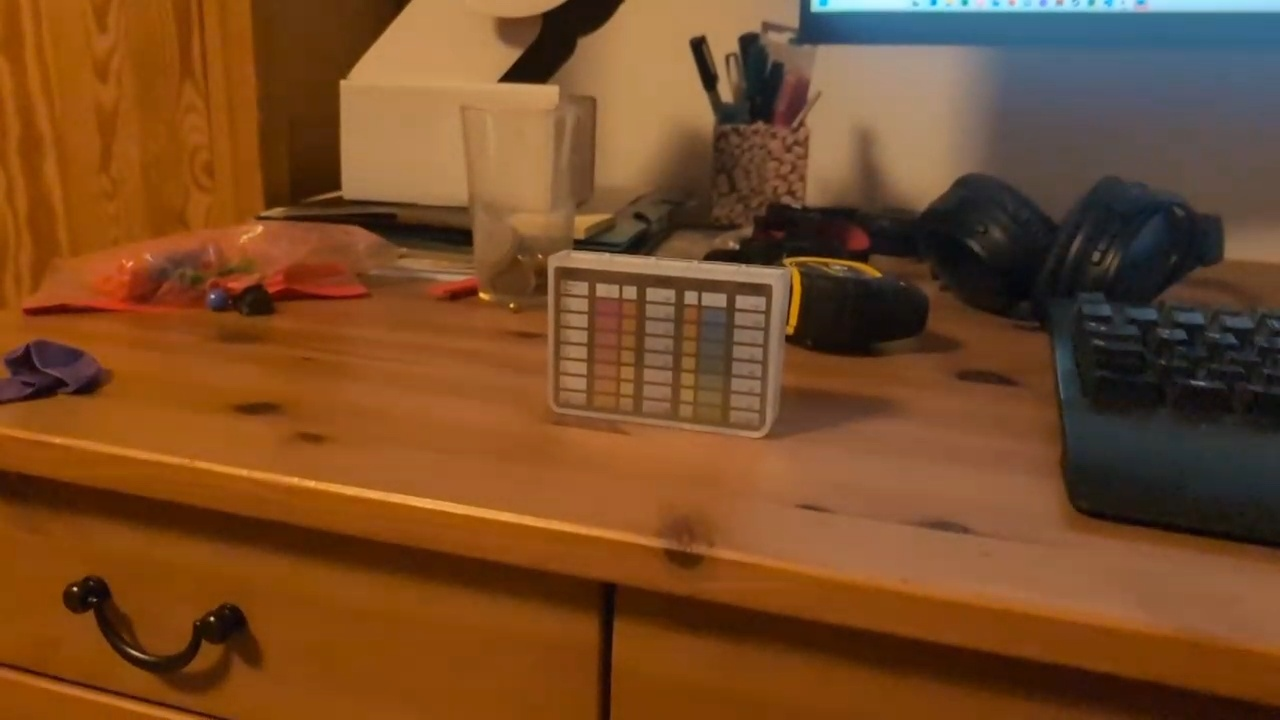
#> input picture raw_001.jpg, 1280 x 720 px, given in place of template02.jpg, which was not available
$ python test_feature_match.py
#> lines starting #> are read from the running program, lines starting #| are printed output that depends on the picture; pictures that were not available may be replaced by others from this repository, and a replacement may not be noted
"""
test_feature_match.py
=====================
Batch-Test: ORB und SIFT Feature-Matching auf allen raw_*.jpg Bildern.
Zeigt wie viele Matches und ob eine Homographie gefunden wird.
"""

import cv2
import numpy as np
import json
import glob

ref     = json.load(open('reference.json', encoding='utf-8'))
#> (reads reference.json from the repository)
ref_img = cv2.imread(ref['image_file'])
#> ref_img is the input picture: shape (720, 1280, 3); mean B, G, R 38, 74.4, 119.1
tmpl    = cv2.cvtColor(ref_img, cv2.COLOR_BGR2GRAY)
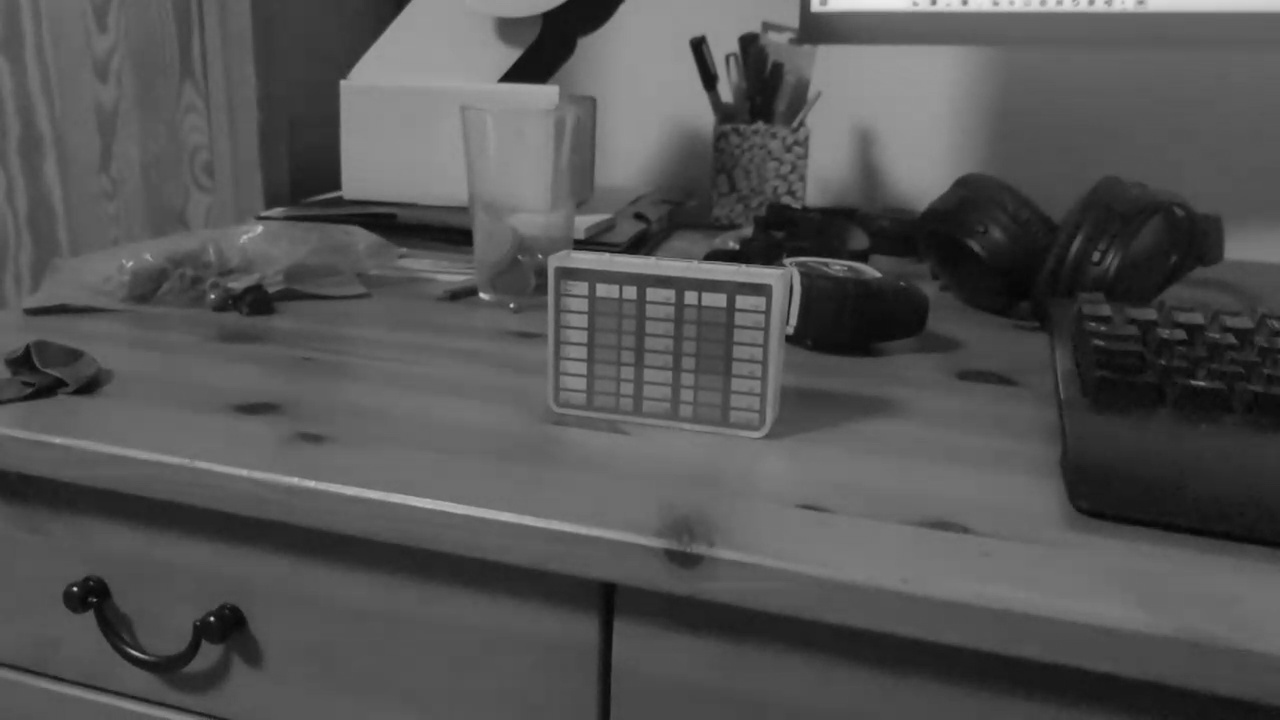
#> tmpl: shape (720, 1280); min 5, max 237, mean 83.6
th, tw  = tmpl.shape[:2]
#> th = 720; tw = 1280
print(f"Template: {tw}x{th}  AR={max(tw,th)/min(tw,th):.2f}")
#| Template: 1280x720  AR=1.78

orb  = cv2.ORB_create(nfeatures=2000)
sift = cv2.SIFT_create(nfeatures=500)

kp_orb,  des_orb  = orb.detectAndCompute(tmpl, None)
#> kp_orb = 1759 keypoints; strongest (x, y, size): (75, 589, 31), (212, 618, 31), (211, 618, 37.2), (74, 588, 37.2)
kp_sift, des_sift = sift.detectAndCompute(tmpl, None)
#> kp_sift = 500 keypoints; strongest (x, y, size): (212, 619, 2.6), (75, 589, 2.6), (699, 46, 13.2), (511, 305, 2.5)
print(f"Template keypoints:  ORB={len(kp_orb)}  SIFT={len(kp_sift)}")
#| Template keypoints:  ORB=1759  SIFT=500
print()

tmpl_corners = np.float32([[0,0],[tw,0],[tw,th],[0,th]])

images = sorted(glob.glob('raw_*.jpg'))

for img_path in images:
    frame = cv2.imread(img_path)
    gray  = cv2.cvtColor(frame, cv2.COLOR_BGR2GRAY)
    fh, fw = gray.shape[:2]
#> fh = 720; fw = 1280

    # ── ORB matches ─────────────────────────────────────────
    kp_s, des_s = orb.detectAndCompute(gray, None)
#> kp_s has the same summary as kp_orb
    orb_matches_all  = 0
    orb_matches_good = 0
    if des_s is not None:
        bf      = cv2.BFMatcher(cv2.NORM_HAMMING, crossCheck=True)
        matches = sorted(bf.match(des_orb, des_s), key=lambda x: x.distance)
#> matches = 1759 matches
        orb_matches_all  = len(matches)
#> orb_matches_all = 1759
        orb_matches_good = sum(1 for m in matches if m.distance < 40)
#> orb_matches_good = 1759

    # ── SIFT matches (on full image) ─────────────────────────
    kp_sf, des_sf = sift.detectAndCompute(gray, None)
#> kp_sf has the same summary as kp_sift
    sift_good = 0
    sift_homo = False
    quad_ok   = False
    if des_sf is not None and des_sift is not None:
        bf2      = cv2.BFMatcher()
        matches2 = bf2.knnMatch(des_sift, des_sf, k=2)
#> matches2 = 500 matches
        good     = [m for m, n in matches2 if m.distance < 0.75 * n.distance]
#> good = 500 matches
        sift_good = len(good)
#> sift_good = 500
        if len(good) >= 4:
            tp = np.float32([kp_sift[m.queryIdx].pt for m in good]).reshape(-1,1,2)
#> tp = 500 rows, first 8: [679.7, 296.3], [26.23, 397.9], [1242, 247.2], [28.98, 390.2], [28.98, 390.2], [1231.2, 338.9], [1201.5, 383.2], [1201.5, 383.2]
            sp = np.float32([kp_sf[m.trainIdx].pt   for m in good]).reshape(-1,1,2)
#> sp has the same summary as tp
            H, mask = cv2.findHomography(tp, sp, cv2.RANSAC, 5.0)
#> H = [[1, 5.88e-16, -8.25e-13], [5.47e-18, 1, -1.8e-13], [-2.38e-19, 1.88e-19, 1]]; mask = 500 values from 1 to 1
            if H is not None:
                sift_homo = True
                corners = cv2.perspectiveTransform(tmpl_corners.reshape(1,-1,2), H).reshape(4,2)
#> corners = [[-8.25e-13, -1.8e-13], [1280, -1.73e-13], [1280, 720], [-4.02e-13, 720]]
                rbox = cv2.minAreaRect(corners.astype(np.float32))
#> rbox = ((640, 360), (1280, 720), -3.37e-14)
                rw, rh = rbox[1]
#> rw = 1280; rh = 720
                area_frac = (rw * rh) / (fw * fh) * 100
#> area_frac = 100
                quad_ok = min(rw,rh) >= 20
#> quad_ok = True
                print(f"{img_path}  ORB_all={orb_matches_all:4d} good<40={orb_matches_good:3d}"
                      f"  SIFT_good={sift_good:3d}  homo={'YES' if sift_homo else 'NO '}"
                      f"  size={rw:.0f}x{rh:.0f}px ({area_frac:.1f}%)  quad={'OK' if quad_ok else 'BAD'}")
#| raw_001.jpg  ORB_all=1759 good<40=1759  SIFT_good=500  homo=YES  size=1280x720px (100.0%)  quad=OK
                continue

    print(f"{img_path}  ORB_all={orb_matches_all:4d} good<40={orb_matches_good:3d}"
          f"  SIFT_good={sift_good:3d}  homo={'YES' if sift_homo else 'NO '}")
#> pass 2 of the loop `for img_path in images:`:
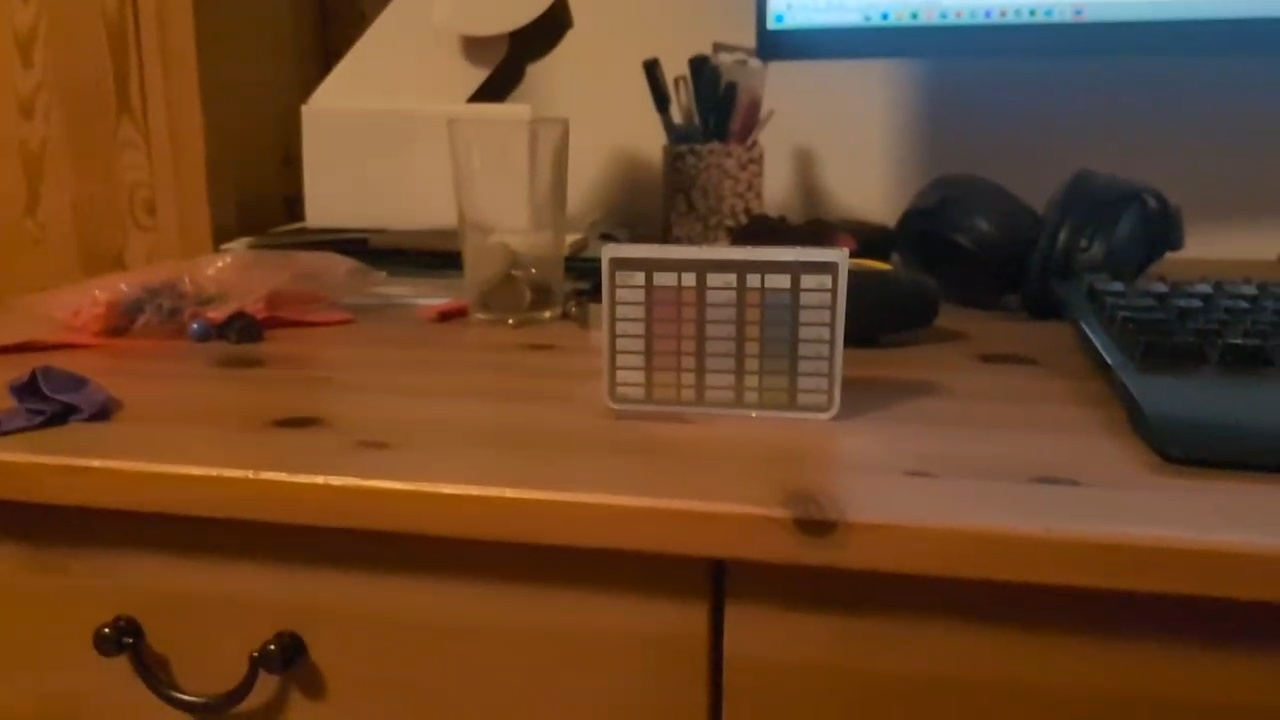
#> input picture raw_002.jpg, 1280 x 720 px
#> frame is the input picture: shape (720, 1280, 3); mean B, G, R 39.2, 68.6, 106.3
#> `gray  = cv2.cvtColor(frame, cv2.COLOR_BGR2GRAY)`:
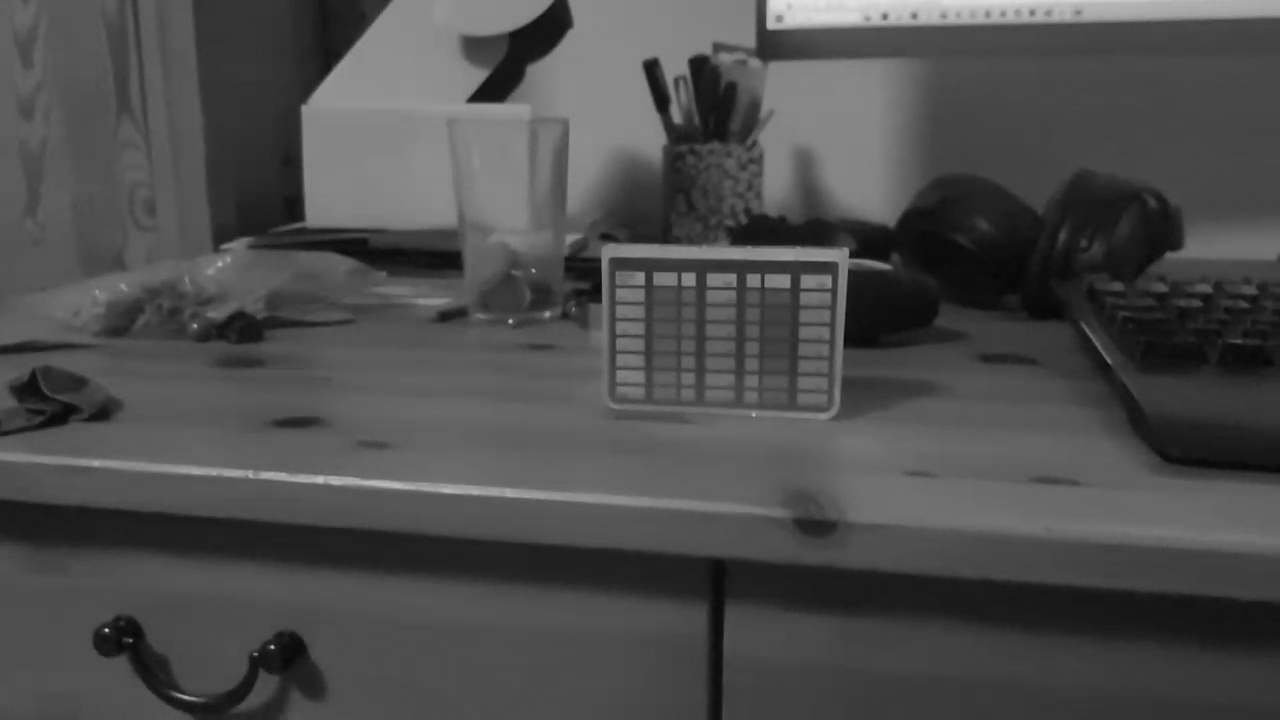
#> gray: shape (720, 1280); min 6, max 227, mean 76.5
#> kp_s = 1169 keypoints; strongest (x, y, size): (107, 630, 31), (272, 647, 31), (107, 629, 44.6), (510, 321, 31)
#> matches = 502 matches
#> orb_matches_all = 502
#> orb_matches_good = 240
#> kp_sf = 445 keypoints; strongest (x, y, size): (106, 630, 2.5), (272, 647, 2.5), (510, 321, 2.6), (652, 69, 13.5)
#> good = 144 matches
#> sift_good = 144
#> tp = 144 rows, first 8: [679.7, 296.3], [28.98, 390.2], [28.98, 390.2], [44.38, 374.9], [49.18, 388.9], [57.46, 440.1], [74.9, 588.7], [94.58, 599.8]
#> sp = 144 rows, first 8: [741.3, 280.2], [39.03, 418.9], [39.03, 418.9], [51.43, 403.2], [61.3, 415.5], [95.9, 463], [106.5, 629.9], [130.7, 640.4]
#> H = [[1.28, 0.186, -85.15], [-0.0368, 1.25, -31.24], [0.000113, 0.000181, 1]]; mask = 144 values, max 1 at index 0, min 0 at index 1, mean 0.243
#> corners = [[-85.15, -31.24], [1353.6, -68.47], [1320.2, 647.4], [42.96, 771.7]]
#> rbox = ((644.6, 353), (1439.2, 806), -1.48)
#> rw = 1439.2; rh = 806
#> area_frac = 125.9
#| raw_002.jpg  ORB_all= 502 good<40=240  SIFT_good=144  homo=YES  size=1439x806px (125.9%)  quad=OK
#> pass 3 of the loop `for img_path in images:`:
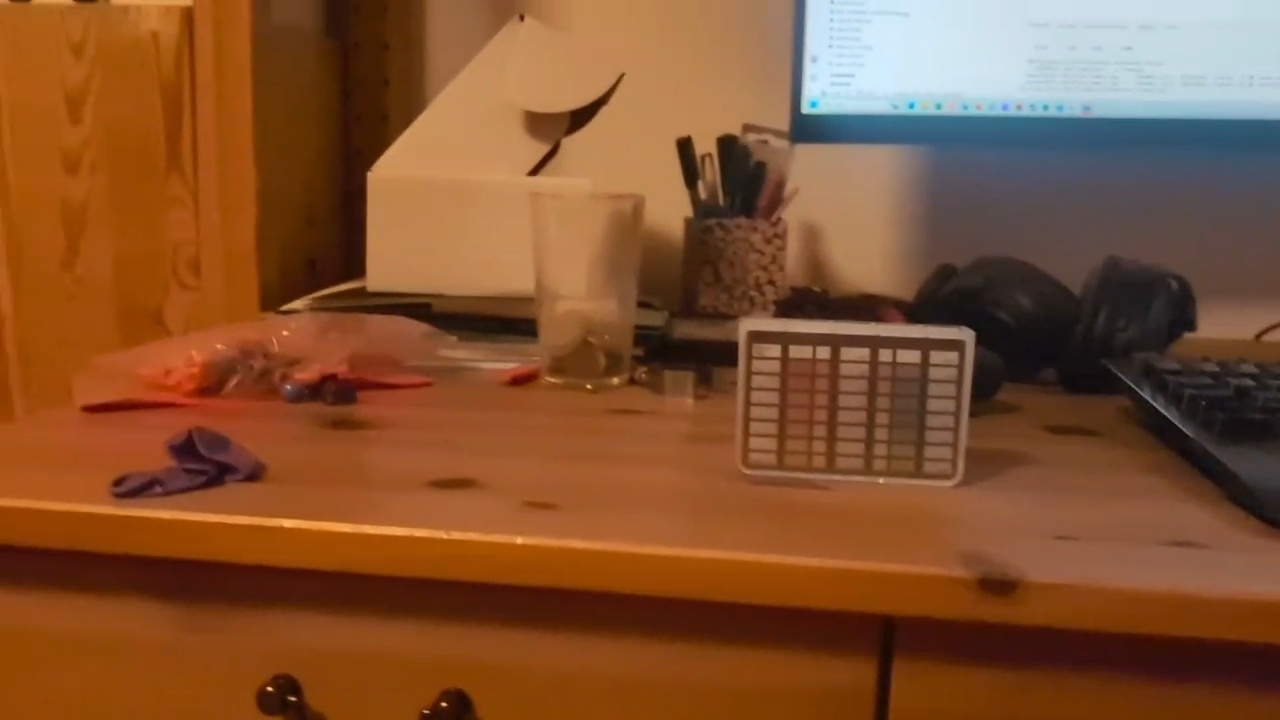
#> input picture raw_003.jpg, 1280 x 720 px
#> frame is the input picture: shape (720, 1280, 3); mean B, G, R 48.3, 82.2, 131.3
#> `gray  = cv2.cvtColor(frame, cv2.COLOR_BGR2GRAY)`:
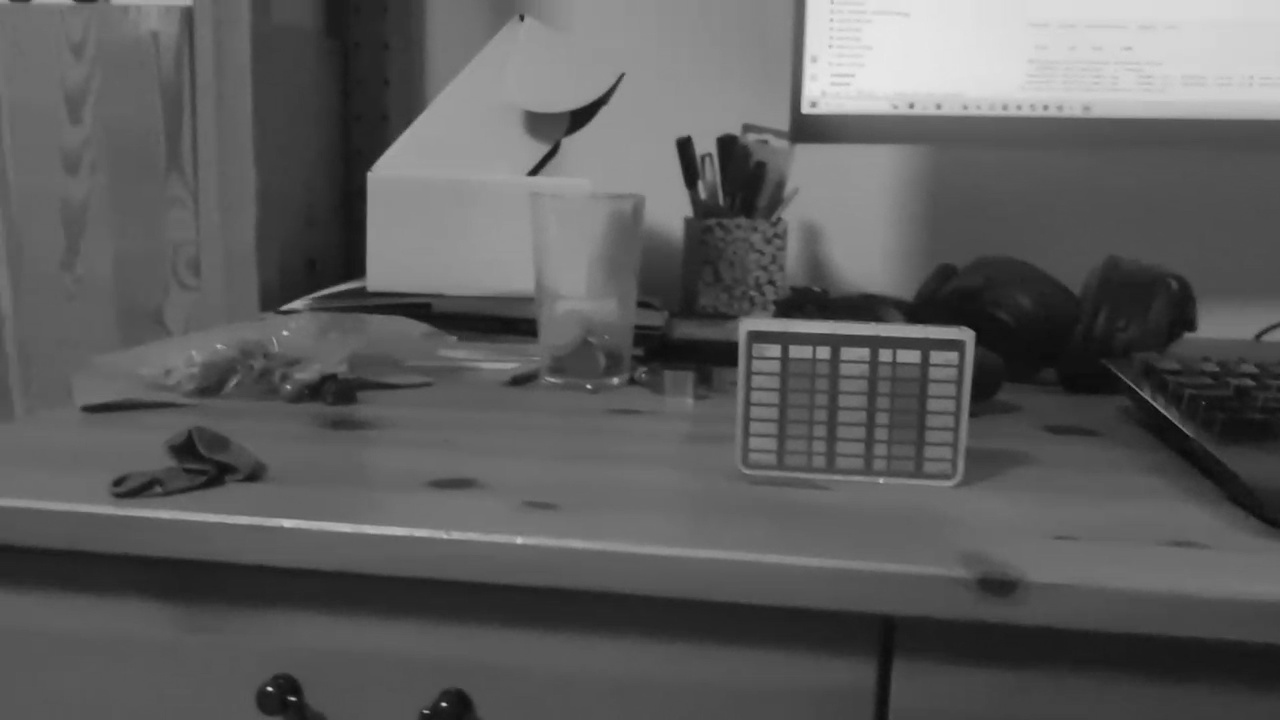
#> gray: shape (720, 1280); min 4, max 233, mean 93
#> kp_s = 1481 keypoints; strongest (x, y, size): (268, 688, 31), (804, 111, 53.6), (802, 110, 64.3), (684, 140, 111.1)
#> matches = 523 matches
#> orb_matches_all = 523
#> orb_matches_good = 202
#> kp_sf = 492 keypoints; strongest (x, y, size): (444, 704, 2.9), (270, 689, 3), (293, 699, 2.9), (684, 146, 12.8)
#> good = 83 matches
#> sift_good = 83
#> tp = 83 rows, first 8: [679.7, 296.3], [28.98, 390.2], [28.98, 390.2], [1231.2, 338.9], [57.46, 440.1], [231.3, 301.7], [244.2, 472.3], [294.9, 480.4]
#> sp = 83 rows, first 8: [874.2, 354.3], [203, 478.5], [203, 478.5], [1208.7, 380.6], [287.3, 523], [313.8, 391.2], [455.9, 535.1], [455.9, 535.1]
#> H = [[1.44, -0.0197, 67.18], [0.0558, 1.15, 43.29], [0.000284, -5.92e-06, 1]]; mask = 83 values, max 1 at index 0, min 0 at index 1, mean 0.337
#> corners = [[67.18, 43.29], [1402.7, 84.15], [1396.7, 694], [53.24, 875.3]]
#> rbox = ((730.2, 470.5), (832.1, 1340.2), -89.04)
#> rw = 832.1; rh = 1340.2
#> area_frac = 121
#| raw_003.jpg  ORB_all= 523 good<40=202  SIFT_good= 83  homo=YES  size=832x1340px (121.0%)  quad=OK
#> the loop made 4 passes; the first 3 are shown
